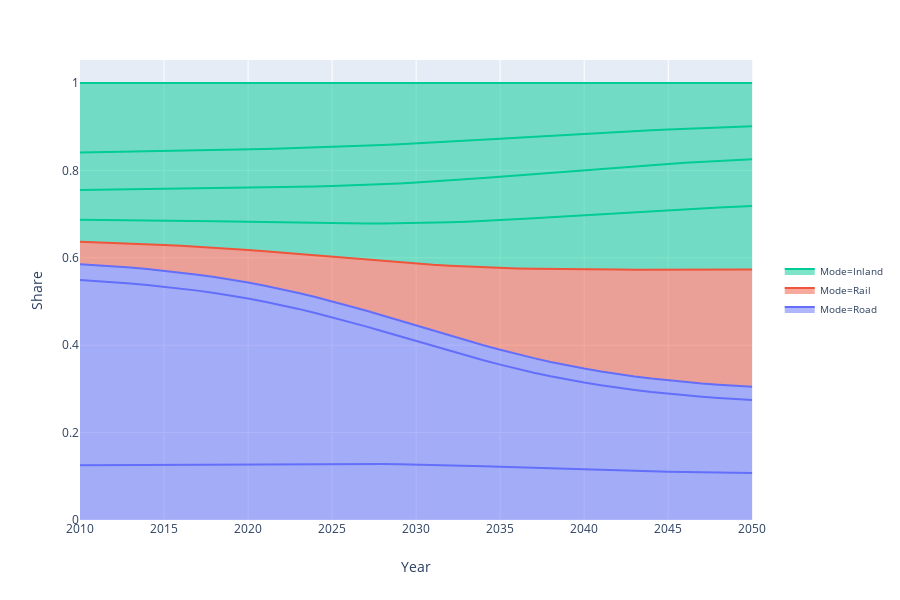
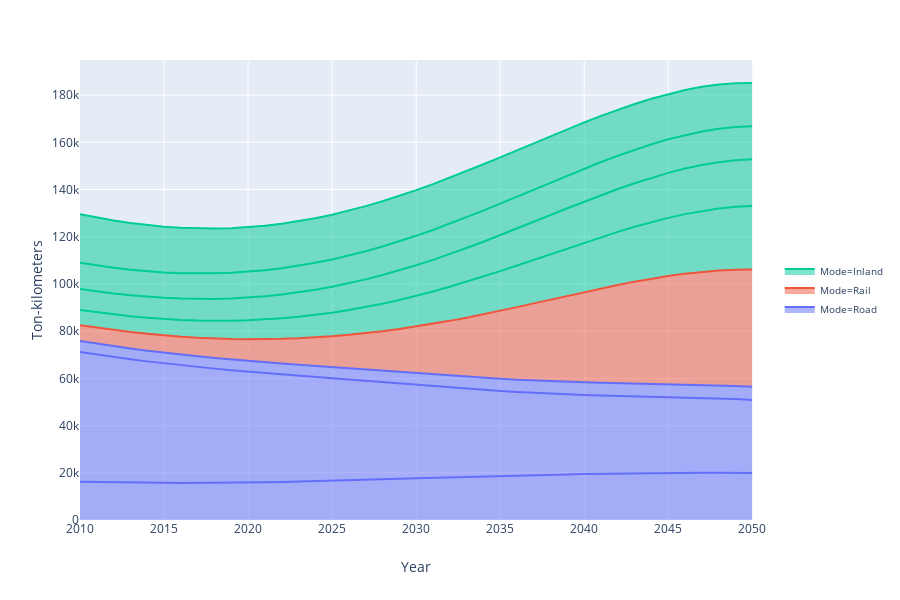

Notebook cell for these charts, in order:
### Code cell
###    R U N   F U N C T I O N S   F R E I G H T   T R A N S P O R T 

### calculates shares per vehicle type
dfHF, DHF = RoadFirst(x, PolyHF)
BinaryShifts(x, DHF, 'Freight', figs=False)
PlotService(x, dfHF, y='Share', scn='HoogFreight', figs=True)
PlotService(x, dfHF, y='Ton-kilometers', scn='HoogFreight', figs=True)

### calculates the amount of vehicles needed to supply service
